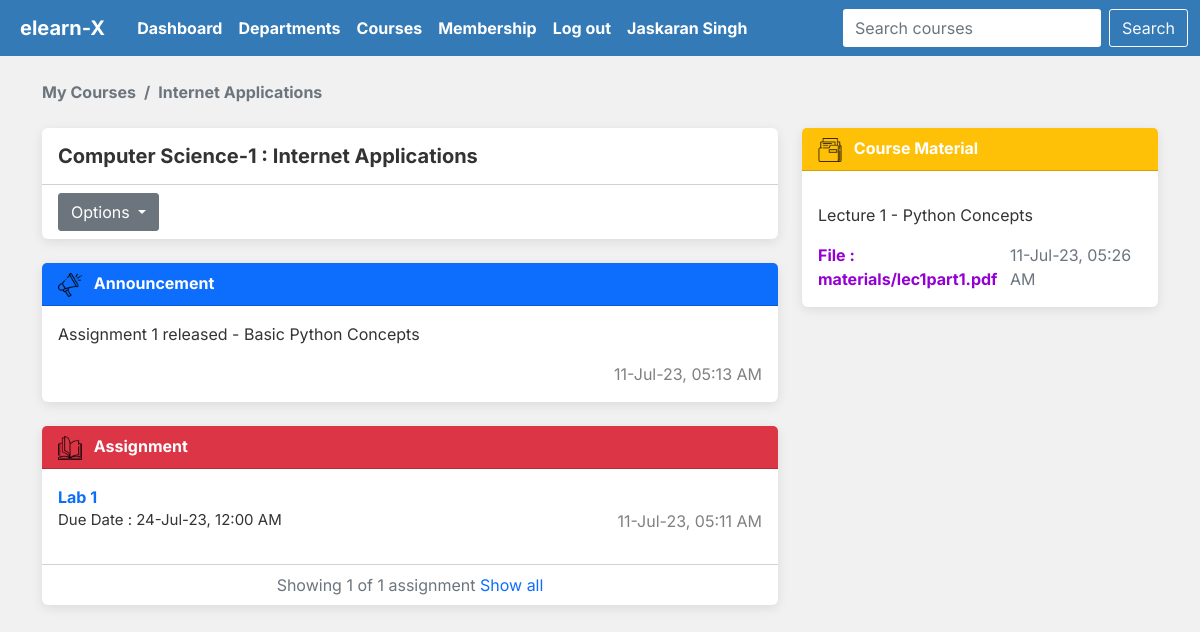
/my/1/ (signed in), run on an earlier commit of the app's database.
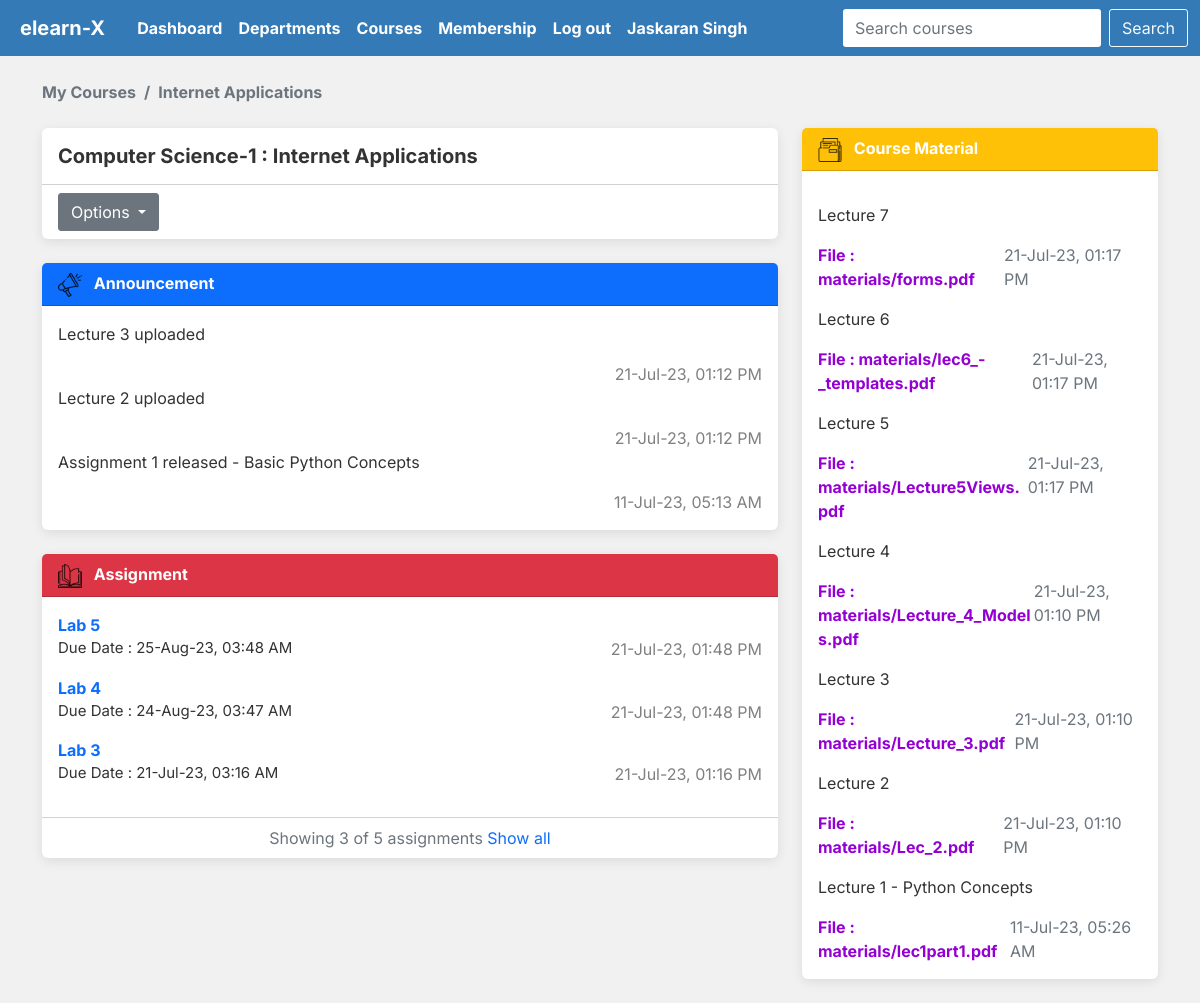
And on a later commit of the database.
### main/models.py (models this page shows, shortened)
class Student(models.Model):
    student_id = models.IntegerField(primary_key=True)
    name = models.CharField(max_length=100, null=False)
    email = models.EmailField(max_length=100, null=True, blank=True)
    password = models.CharField(max_length=255, null=False)
    MEMBERSHIP_CHOICES = (
        ('b', 'Bronze'),
        ('s', 'Silver'),
        ('g', 'Gold'),
    )
    membership = models.CharField(max_length=1, choices=MEMBERSHIP_CHOICES, blank=True, default='b')
    role = models.CharField(
        default="Student", max_length=100, null=False, blank=True)
    course = models.ManyToManyField(
        'Course', related_name='students', blank=True)
    photo = models.ImageField(upload_to='profile_pics', blank=True,
                              null=False, default='profile_pics/default_student.png')
    department = models.ForeignKey(
        'Department', on_delete=models.CASCADE, null=False, blank=False, related_name='students')
    class Meta:
        verbose_name_plural = 'Students'

class Course(models.Model):
    code = models.IntegerField(primary_key=True)
    name = models.CharField(max_length=255, null=False, unique=True)
    price = models.IntegerField(default=100)
    description = models.CharField(max_length=200, default='Course Description')
    MEMBERSHIP_CHOICES = (
        ('b', 'Bronze'),
        ('s', 'Silver'),
        ('g', 'Gold'),
    )
    membership_level = models.CharField(max_length=1, choices=MEMBERSHIP_CHOICES, blank=True)
    department = models.ForeignKey(
        Department, on_delete=models.CASCADE, null=False, related_name='courses')
    faculty = models.ForeignKey(
        Faculty, on_delete=models.SET_NULL, null=True, blank=True)
    studentKey = models.IntegerField(null=False, unique=True)
    facultyKey = models.IntegerField(null=False, unique=True)
    class Meta:
        unique_together = ('code', 'department', 'name')
        verbose_name_plural = "Courses"

class Department(models.Model):
    department_id = models.IntegerField(primary_key=True)
    name = models.CharField(max_length=100, null=False)
    description = models.TextField(null=True, blank=True)
    class Meta:
        verbose_name_plural = 'Departments'
    def __str__(self):
        return self.name

class Announcement(models.Model):
    course_code = models.ForeignKey(
        Course, on_delete=models.CASCADE, null=False)
    datetime = models.DateTimeField(auto_now_add=True, null=False)
    description = FroalaField()
    class Meta:
        verbose_name_plural = "Announcements"
        ordering = ['-datetime']
    def post_date(self):
        return self.datetime.strftime("%d-%b-%y, %I:%M %p")

class Assignment(models.Model):
    course_code = models.ForeignKey(
        Course, on_delete=models.CASCADE, null=False)
    title = models.CharField(max_length=255, null=False)
    description = models.TextField(null=False)
    datetime = models.DateTimeField(auto_now_add=True, null=False)
    deadline = models.DateTimeField(null=False)
    file = models.FileField(upload_to='assignments/', null=True, blank=True)
    marks = models.DecimalField(max_digits=6, decimal_places=2, null=False)
    class Meta:
        verbose_name_plural = "Assignments"
        ordering = ['-datetime']
    def post_date(self):
        return self.datetime.strftime("%d-%b-%y, %I:%M %p")
    def due_date(self):
        return self.deadline.strftime("%d-%b-%y, %I:%M %p")

class Material(models.Model):
    course_code = models.ForeignKey(
        Course, on_delete=models.CASCADE, null=False)
    description = models.TextField(max_length=2000, null=False)
    datetime = models.DateTimeField(auto_now_add=True, null=False)
    file = models.FileField(upload_to='materials/', null=True, blank=True)
    class Meta:
        verbose_name_plural = "Materials"
        ordering = ['-datetime']
    def post_date(self):
        return self.datetime.strftime("%d-%b-%y, %I:%M %p")

### main/views.py (the view)
# urls.py: path('my/<int:code>/', views.course_page, name='course'),
def course_page(request, code):
    try:
        course = Course.objects.get(code=code)
        if is_student_authorised(request, code):
            try:
                announcements = Announcement.objects.filter(course_code=course)
                assignments = Assignment.objects.filter(
                    course_code=course.code)
                materials = Material.objects.filter(course_code=course.code)
            except:
                announcements = None
                assignments = None
                materials = None
            context = {
                'course': course,
                'announcements': announcements,
                'assignments': assignments[:3],
                'materials': materials,
                'student': Student.objects.get(student_id=request.session['student_id'])
            }
            return render(request, 'main/course.html', context)
        else:
            return redirect('std_login')
    except:
        return render(request, 'error.html')

### main/views.py (called while the page is built)
def is_student_authorised(request, code):
    course = Course.objects.get(code=code)
    if request.session.get('student_id') and course in Student.objects.get(student_id=request.session['student_id']).course.all():
        return True
    else:
        return False

### main/templates/main/course.html (shortened to what this page needs)
{% extends 'index.html' %}
{% load static %}
{% block profile %}
{% url 'profile' student.student_id %}
{% endblock profile %}
{% block user %}
{{ student.name }}
{% endblock user %}
{% block courses %}
{% url 'myCourses' %}
{% endblock courses %}
{% block content %}
<div class="container mt-4">
   <nav aria-label="breadcrumb">
      <ol class="breadcrumb bg-transparent px-0 mb-4">
         <li class="breadcrumb-item fw-bold"><a href="{% url 'myCourses' %}" style="color: #6c757d;">My Courses</a></li>
         <li class="breadcrumb-item fw-bold active" aria-current="page">{{ course.name }}</li>
      </ol>
   </nav>
   <div class="row">
      <div class="col-md-8">
         <div class="card border-0 shadow-sm mb-4">
            <div class="card-body py-3">
               <h5 class="card-title mb-0 fw-bold">{{ course.department }}-{{ course.code }} : {{ course.name }}</h5>
            </div>
            <div class="card-footer bg-transparent d-flex align-items-center justify-content-between">
               <div class="dropdown">
                  <button class="btn btn-secondary dropdown-toggle" type="button" id="drop" data-bs-toggle="dropdown" aria-expanded="false">
                     Options
                  </button>
               </div>
            </div>
         </div>
         <div class="card border-0 shadow-sm mb-4">
            <div class="card-header bg-primary text-white fw-bold">
               <img src="{% static 'images/icon/megaphone.png' %}" alt="" style="height:1.5rem;vertical-align: text-top" class="me-2">
               Announcement
            </div>
            <div class="card-body">
               {% for announcement in announcements %}
               <div class="fs-6">{{ announcement.description | safe }}</div>
               <div class="d-flex flex-row-reverse">
                  <div style="color:grey;">{{ announcement.post_date }}</div>
               </div>
               {% empty %}
               <p class="fs-6 text-center text-muted">No announcement has been posted</p>
               {% endfor %}
            </div>
         </div>
         <div class="card border-0 shadow-sm mb-4">
            <div class="card-header bg-danger text-white fw-bold">
               <img src="{% static 'images/icon/open-book.png' %}" alt="" style="height:1.5rem; vertical-align: text-top" class="me-2">
               Assignment
            </div>
            <div class="card-body">
               {% for assignment in assignments %}
               <a class="fw-bold" href="{% url 'assignmentPage' course.code assignment.id %}">{{ assignment.title }}</a>
               <div class="d-flex justify-content-between">
                  <p style="font-size:15px"> Due Date : {{ assignment.due_date }} </p>
                  <div style="color:grey;">{{ assignment.post_date }}</div>
               </div>
               {% empty %}
               <p class="text-center text-muted fs-6">No assignments given yet</p>
               {% endfor %}
            </div>
            {% if assignments %}
            <div class="card-footer bg-transparent text-center fs-6 text-muted">
               <span class="mt-2">Showing {{ assignments.count }} of {{ course.assignment_set.count }} {% if assignments.count == 1 %}assignment{% else %}assignments{% endif %}</span>
               <a class="fs-6" href="{% url 'student-assignments' course.code %}">Show all</a>
            </div>
            {% endif %}
         </div>
      </div>
      <div class="col-md-4">
         <div class="card border-0 shadow-sm mb-4">
            <div class="card-header bg-warning text-white fw-bold">
               <img src="{% static 'images/icon/folder.png' %}" alt="" style="height:1.5rem;vertical-align: text-top" class="me-2">
               Course Material
            </div>
            <div class="card-body">
               {% for material in materials %}
               <p>{{ material.description | safe }}</p>
               <div class="d-flex justify-content-between text-break">
                  {% if material.file %}
                  <a class="fw-bold" href="{{ material.file.url }}" style="color:#9400d3">File : {{ material.file.name }}</a><br>
                  {% endif %}
                  <div class="text-muted">{{ material.post_date }}</div>
               </div>
               {% empty %}
               <p class="text-center text-muted fs-6">Course materials not available</p>
               {% endfor %}
            </div>
         </div>
      </div>
   </div>
</div>
{% endblock %}

### templates/index.html (shortened to what this page needs)
{% load static %}
<!DOCTYPE html>
<html lang="en">
   <head>
      <link rel="stylesheet" href="{% static 'styles/bootstrap.min.css' %}">
      <link rel="stylesheet" href="{% static 'styles/style.css' %}">
      <link rel="stylesheet" href="https://cdnjs.cloudflare.com/ajax/libs/animate.css/4.1.1/animate.min.css"/>
   </head>
   <body>
      <nav class="navbar sticky-top navbar-expand-lg navbar-dark navbar-mod">
         <div class="container-fluid">
            <a class="navbar-brand fw-bold fs-5 px-2 py-1" href="/admin" target="_blank" data-bs-toggle="tooltip"
               data-bs-placement="bottom" title="Access admin panel">elearn-X</a>
            <div class="collapse navbar-collapse" id="navbarColor01">
               <ul class="navbar-nav me-auto mb-2 mb-lg-0">
                  <li class="nav-item">
                     <a class="nav-link active fw-bold" aria-current="page" href="{% block courses %}{% endblock courses %}"
                        data-bs-toggle="tooltip" data-bs-placement="bottom" title="Course home page">Dashboard</a>
                  </li>
                  <li class="nav-item">
                     <a class="nav-link active fw-bold" aria-current="page" href="/departments"
                        data-bs-toggle="tooltip" data-bs-placement="bottom" title="Course home page">Departments</a>
                  </li>
                  <li class="nav-item">
                     <a class="nav-link active fw-bold" href="{% url 'courses'%}" data-bs-toggle="tooltip"
                        data-bs-placement="bottom" title="Show all courses">Courses</a>
                  </li>
                  <li class="nav-item">
                     <a class="nav-link active fw-bold" href="{% url 'membership' %}" data-bs-toggle="tooltip"
                        data-bs-placement="bottom" title="Subscription">Membership</a>
                  </li>
                  <li class="nav-item">
                     <a class="nav-link active fw-bold" href="{% url 'std_logout' %}" data-bs-toggle="tooltip"
                        data-bs-placement="bottom" title="Log out">Log out</a>
                  </li>
                  <li class="nav-item">
                     <a class="nav-link active fw-bold" href="{% block profile %}{% endblock profile %}"
                        data-bs-toggle="tooltip" data-bs-placement="bottom"
                        title="Check your profile">{% block user %}{% endblock  %}</a>
                  </li>
               </ul>
               <form class="d-flex" action="{% url 'search' %}" method="GET">
                  <input id="searchIn" class="form-control me-2 searchbar" type="search" placeholder="Search courses" aria-label="Search"
                     name="q">
                  <button id="searchBtn" class="btn btn-outline-light" type="submit">Search</button>
               </form>
            </div>
         </div>
      </nav>
      {% block  content %}
      {% endblock  %}
   </body>
</html>

### static/styles/style.css (style rules this page uses)
* { font-family: "Inter", sans-serif; box-sizing: border-box; }
body { margin: 0; padding: 0; }
html { scroll-behavior: smooth; }
.btn { border-radius: 3px !important; }
.navbar-mod { background-color: rgb(10, 10, 48); color: white !important; }
a { text-decoration: none !important; }
.card-header, .card-footer { background-color: rgb(10, 10, 48); }
.container { margin-top: 1.5rem; }
.shadow-sm { box-shadow: rgba(0, 0, 0, 0.09) 0px 3px 12px !important; }
.searchbar { border-radius: 3px; border: none !important; }

### templates/index.html (style rules this page uses)
body { background-color: #f1f1f1; color: #333; }
.navbar-mod { background-color: #337ab7; }
.navbar-brand { color: #fff; }
.navbar-nav .nav-link { color: #fff; }

What changed in the data, as far as the page shows it:
no longer on this page (row unchanged): Assignment: title "Lab 1", due_date "24-Jul-23, 12:00 AM", post_date "11-Jul-23, 05:11 AM"
computed for Course "Internet Applications": assignment_set.count "1" → "5"
added Announcement: description "Lecture 3 uploaded", post_date "21-Jul-23, 01:12 PM"
added Announcement: description "Lecture 2 uploaded", post_date "21-Jul-23, 01:12 PM"
added Assignment: title "Lab 5", due_date "25-Aug-23, 03:48 AM", post_date "21-Jul-23, 01:48 PM"
added Assignment: title "Lab 4", due_date "24-Aug-23, 03:47 AM", post_date "21-Jul-23, 01:48 PM"
added Assignment: title "Lab 3", due_date "21-Jul-23, 03:16 AM", post_date "21-Jul-23, 01:16 PM"
added Material: description "Lecture 7", file.name "materials/forms.pdf", post_date "21-Jul-23, 01:17 PM"
added Material: description "Lecture 6", file.name "materials/lec6_-_templates.pdf", post_date "21-Jul-23, 01:17 PM"
added Material: description "Lecture 5", file.name "materials/Lecture5Views.pdf", post_date "21-Jul-23, 01:17 PM"
added Material: description "Lecture 4", file.name "materials/Lecture_4_Models.pdf", post_date "21-Jul-23, 01:10 PM"
added Material: description "Lecture 3", file.name "materials/Lecture_3.pdf", post_date "21-Jul-23, 01:10 PM"
added Material: description "Lecture 2", file.name "materials/Lec_2.pdf", post_date "21-Jul-23, 01:10 PM"
Also different on the page:
{{ assignments.count }}: "1" → "3"
text no longer shown: "assignment"
text now shown: "assignments"
